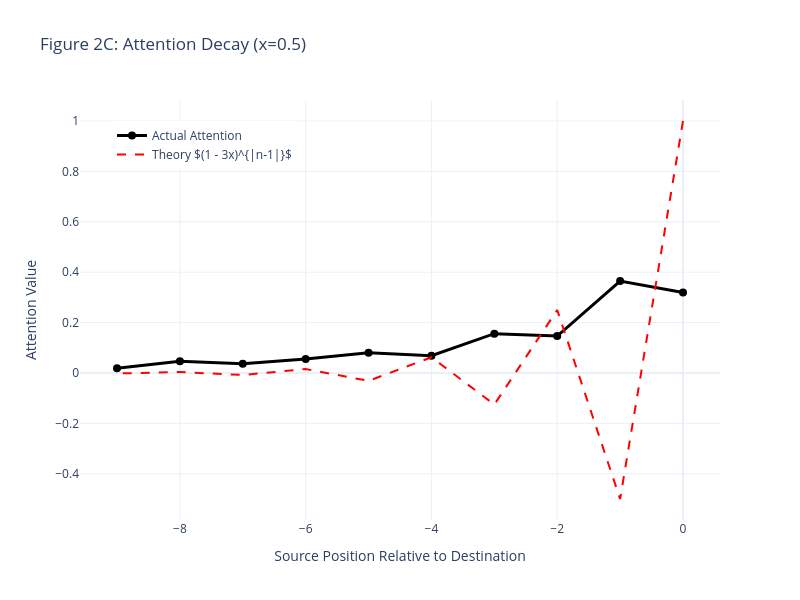

The notebook cell this image was saved under:
### Code cell
plot_attention_decay(model, process, num_seqs=100, layer_idx=0, head_idx=1, x_param=0.5)

### Figure 1 — Plotly figure (JSON) as saved in the notebook; plotly's stock layout.template omitted (floating-point values rounded to 4 significant figures)
{"data": [{"line": {"color": "black", "width": 3}, "marker": {"size": 8}, "mode": "lines+markers", "name": "Actual Attention", "type": "scatter", "x": [0, -1, -2, -3, -4, -5, -6, -7, -8, -9], "y": [0.3193, 0.365, 0.1466, 0.1561, 0.06854, 0.0807, 0.05536, 0.03631, 0.04624, 0.01911]}, {"line": {"color": "red", "dash": "dash", "width": 2}, "mode": "lines", "name": "Theory $(1 - 3x)^{|n-1|}$", "type": "scatter", "x": [0, -1, -2, -3, -4, -5, -6, -7, -8, -9], "y": [1.0, -0.5, 0.25, -0.125, 0.0625, -0.03125, 0.01562, -0.007812, 0.003906, -0.001953]}], "layout": {"height": 600, "legend": {"x": 0.05, "y": 0.95}, "title": {"text": "Figure 2C: Attention Decay (x=0.5)"}, "width": 800, "xaxis": {"title": {"text": "Source Position Relative to Destination"}}, "yaxis": {"title": {"text": "Attention Value"}}}}
